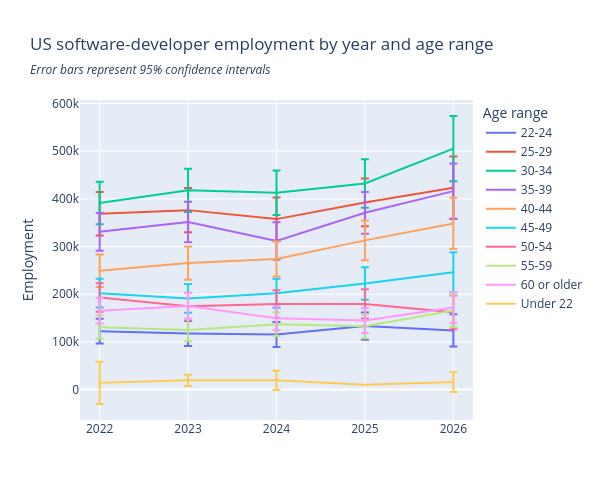

Notebook code cell kept with this figure:
### Code cell
fig = px.line(df_full_emp_totals.query(
"(period == 'year_as_str') & (age_range != 'All') & (occ2010 == 'Software \
developers, applications and systems software') & (period_val >= '2022')"),
x = 'period_val', y = 'Total_emp_total', 
hover_data = 'Response_Count_emp_total',
color = 'age_range',
error_y = 'error_upper_emp_total',
error_y_minus = 'error_lower_emp_total',
height = chart_height, width = chart_width,
title = 'US software-developer employment by year and age range',
subtitle = error_bar_text).update_layout(xaxis_title = None, 
yaxis_title = 'Employment', legend_title = 'Age range')

fig

### Figure 1 — Plotly figure (JSON) as saved in the notebook; plotly's stock layout.template omitted (floating-point values rounded to 4 significant figures)
{"data": [{"customdata": [[345], [310], [327], [304], [197]], "error_y": {"array": [25920.0, 26130.0, 26120.0, 28490.0, 34010.0], "arrayminus": [25920.0, 26130.0, 26120.0, 28490.0, 34010.0]}, "hovertemplate": "age_range=22-24<br>period_val=%{x}<br>Total_emp_total=%{y}<br>Response_Count_emp_total=%{customdata[0]}<extra></extra>", "legendgroup": "22-24", "line": {"color": "#636efa", "dash": "solid"}, "marker": {"symbol": "circle"}, "mode": "lines", "name": "22-24", "orientation": "v", "showlegend": true, "type": "scatter", "x": ["2022", "2023", "2024", "2025", "2026"], "xaxis": "x", "y": [122500.0, 117600.0, 115400.0, 133200.0, 124100.0], "yaxis": "y"}, {"customdata": [[1124], [1088], [1078], [982], [644]], "error_y": {"array": [45700.0, 46280.0, 45070.0, 50000.0, 65650.0], "arrayminus": [45700.0, 46280.0, 45070.0, 50000.0, 65650.0]}, "hovertemplate": "age_range=25-29<br>period_val=%{x}<br>Total_emp_total=%{y}<br>Response_Count_emp_total=%{customdata[0]}<extra></extra>", "legendgroup": "25-29", "line": {"color": "#EF553B", "dash": "solid"}, "marker": {"symbol": "circle"}, "mode": "lines", "name": "25-29", "orientation": "v", "showlegend": true, "type": "scatter", "x": ["2022", "2023", "2024", "2025", "2026"], "xaxis": "x", "y": [368700.0, 376300.0, 357500.0, 392400.0, 423300.0], "yaxis": "y"}, {"customdata": [[1243], [1321], [1241], [1049], [874]], "error_y": {"array": [44540.0, 45280.0, 46800.0, 50920.0, 68380.0], "arrayminus": [44540.0, 45280.0, 46800.0, 50920.0, 68380.0]}, "hovertemplate": "age_range=30-34<br>period_val=%{x}<br>Total_emp_total=%{y}<br>Response_Count_emp_total=%{customdata[0]}<extra></extra>", "legendgroup": "30-34", "line": {"color": "#00cc96", "dash": "solid"}, "marker": {"symbol": "circle"}, "mode": "lines", "name": "30-34", "orientation": "v", "showlegend": true, "type": "scatter", "x": ["2022", "2023", "2024", "2025", "2026"], "xaxis": "x", "y": [391500.0, 417900.0, 412800.0, 432300.0, 505300.0], "yaxis": "y"}, {"customdata": [[1089], [1107], [1024], [1019], [741]], "error_y": {"array": [39440.0, 42440.0, 39150.0, 43690.0, 57830.0], "arrayminus": [39440.0, 42440.0, 39150.0, 43690.0, 57830.0]}, "hovertemplate": "age_range=35-39<br>period_val=%{x}<br>Total_emp_total=%{y}<br>Response_Count_emp_total=%{customdata[0]}<extra></extra>", "legendgroup": "35-39", "line": {"color": "#ab63fa", "dash": "solid"}, "marker": {"symbol": "circle"}, "mode": "lines", "name": "35-39", "orientation": "v", "showlegend": true, "type": "scatter", "x": ["2022", "2023", "2024", "2025", "2026"], "xaxis": "x", "y": [330800.0, 351400.0, 311500.0, 370600.0, 416200.0], "yaxis": "y"}, {"customdata": [[803], [869], [902], [835], [627]], "error_y": {"array": [34070.0, 34740.0, 36700.0, 41490.0, 53710.0], "arrayminus": [34070.0, 34740.0, 36700.0, 41490.0, 53710.0]}, "hovertemplate": "age_range=40-44<br>period_val=%{x}<br>Total_emp_total=%{y}<br>Response_Count_emp_total=%{customdata[0]}<extra></extra>", "legendgroup": "40-44", "line": {"color": "#FFA15A", "dash": "solid"}, "marker": {"symbol": "circle"}, "mode": "lines", "name": "40-44", "orientation": "v", "showlegend": true, "type": "scatter", "x": ["2022", "2023", "2024", "2025", "2026"], "xaxis": "x", "y": [249400.0, 265200.0, 274100.0, 312800.0, 348400.0], "yaxis": "y"}, {"customdata": [[717], [621], [678], [602], [481]], "error_y": {"array": [30190.0, 30260.0, 30540.0, 34140.0, 42010.0], "arrayminus": [30190.0, 30260.0, 30540.0, 34140.0, 42010.0]}, "hovertemplate": "age_range=45-49<br>period_val=%{x}<br>Total_emp_total=%{y}<br>Response_Count_emp_total=%{customdata[0]}<extra></extra>", "legendgroup": "45-49", "line": {"color": "#19d3f3", "dash": "solid"}, "marker": {"symbol": "circle"}, "mode": "lines", "name": "45-49", "orientation": "v", "showlegend": true, "type": "scatter", "x": ["2022", "2023", "2024", "2025", "2026"], "xaxis": "x", "y": [202100.0, 191100.0, 201900.0, 222500.0, 246100.0], "yaxis": "y"}, {"customdata": [[636], [574], [576], [480], [298]], "error_y": {"array": [29890.0, 28600.0, 29120.0, 30690.0, 35410.0], "arrayminus": [29890.0, 28600.0, 29120.0, 30690.0, 35410.0]}, "hovertemplate": "age_range=50-54<br>period_val=%{x}<br>Total_emp_total=%{y}<br>Response_Count_emp_total=%{customdata[0]}<extra></extra>", "legendgroup": "50-54", "line": {"color": "#FF6692", "dash": "solid"}, "marker": {"symbol": "circle"}, "mode": "lines", "name": "50-54", "orientation": "v", "showlegend": true, "type": "scatter", "x": ["2022", "2023", "2024", "2025", "2026"], "xaxis": "x", "y": [192900.0, 174500.0, 179300.0, 179700.0, 162000.0], "yaxis": "y"}, {"customdata": [[432], [401], [457], [392], [340]], "error_y": {"array": [24420.0, 23640.0, 24740.0, 24880.0, 33760.0], "arrayminus": [24420.0, 23640.0, 24740.0, 24880.0, 33760.0]}, "hovertemplate": "age_range=55-59<br>period_val=%{x}<br>Total_emp_total=%{y}<br>Response_Count_emp_total=%{customdata[0]}<extra></extra>", "legendgroup": "55-59", "line": {"color": "#B6E880", "dash": "solid"}, "marker": {"symbol": "circle"}, "mode": "lines", "name": "55-59", "orientation": "v", "showlegend": true, "type": "scatter", "x": ["2022", "2023", "2024", "2025", "2026"], "xaxis": "x", "y": [130900.0, 125200.0, 136900.0, 132700.0, 165700.0], "yaxis": "y"}, {"customdata": [[622], [648], [526], [452], [383]], "error_y": {"array": [27110.0, 27470.0, 25100.0, 26070.0, 32530.0], "arrayminus": [27110.0, 27470.0, 25100.0, 26070.0, 32530.0]}, "hovertemplate": "age_range=60 or older<br>period_val=%{x}<br>Total_emp_total=%{y}<br>Response_Count_emp_total=%{customdata[0]}<extra></extra>", "legendgroup": "60 or older", "line": {"color": "#FF97FF", "dash": "solid"}, "marker": {"symbol": "circle"}, "mode": "lines", "name": "60 or older", "orientation": "v", "showlegend": true, "type": "scatter", "x": ["2022", "2023", "2024", "2025", "2026"], "xaxis": "x", "y": [165500.0, 175000.0, 149600.0, 144700.0, 172100.0], "yaxis": "y"}, {"customdata": [[38], [54], [48], [27], [27]], "error_y": {"array": [44330.0, 11710.0, 20080.0, NaN, 21040.0], "arrayminus": [44330.0, 11710.0, 20080.0, NaN, 21040.0]}, "hovertemplate": "age_range=Under 22<br>period_val=%{x}<br>Total_emp_total=%{y}<br>Response_Count_emp_total=%{customdata[0]}<extra></extra>", "legendgroup": "Under 22", "line": {"color": "#FECB52", "dash": "solid"}, "marker": {"symbol": "circle"}, "mode": "lines", "name": "Under 22", "orientation": "v", "showlegend": true, "type": "scatter", "x": ["2022", "2023", "2024", "2025", "2026"], "xaxis": "x", "y": [14070.0, 19430.0, 19380.0, 10240.0, 15750.0], "yaxis": "y"}], "layout": {"height": 500, "legend": {"title": {"text": "Age range"}, "tracegroupgap": 0}, "title": {"subtitle": {"text": "<i>Error bars represent 95% confidence intervals</i>"}, "text": "US software-developer employment by year and age range"}, "width": 600, "xaxis": {"anchor": "y", "domain": [0, 1], "title": {}}, "yaxis": {"anchor": "x", "domain": [0, 1], "title": {"text": "Employment"}}}}
